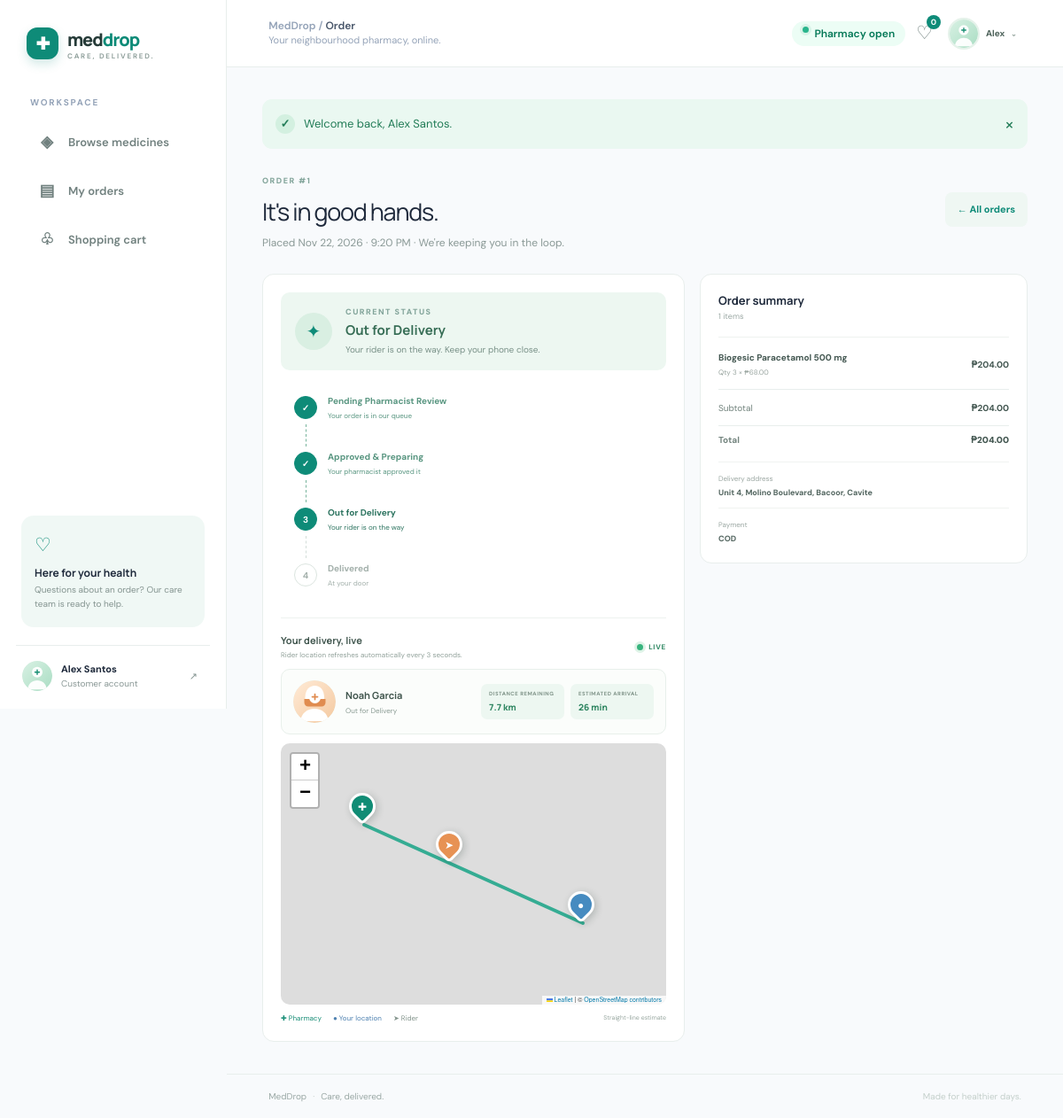
Screenshot of /?page=order&id=1 (signed in) with the database file from the repository.
### tables this page shows
CREATE TABLE IF NOT EXISTS orders (
  id BIGINT UNSIGNED AUTO_INCREMENT PRIMARY KEY,
  user_id BIGINT UNSIGNED NOT NULL,
  rider_id BIGINT UNSIGNED NULL,
  status ENUM('pending_review','approved','out_for_delivery','delivered','rejected') NOT NULL DEFAULT 'pending_review',
  subtotal DECIMAL(10,2) NOT NULL,
  discount_amount DECIMAL(10,2) NOT NULL DEFAULT 0,
  total_amount DECIMAL(10,2) NOT NULL,
  prescription_file VARCHAR(255) NULL,
  senior_id_file VARCHAR(255) NULL,
  discount_requested TINYINT(1) NOT NULL DEFAULT 0,
  discount_verified TINYINT(1) NOT NULL DEFAULT 0,
  delivery_address TEXT NOT NULL,
  payment_method ENUM('COD','GCash') NOT NULL DEFAULT 'COD',
  payment_reference VARCHAR(100) NULL,
  rejection_note VARCHAR(500) NULL,
  reviewed_by BIGINT UNSIGNED NULL,
  reviewed_at DATETIME NULL,
  delivered_at DATETIME NULL,
  delivery_lat DECIMAL(10,7) NULL,
  delivery_lng DECIMAL(10,7) NULL,
  rider_lat DECIMAL(10,7) NULL,
  rider_lng DECIMAL(10,7) NULL,
  created_at TIMESTAMP NOT NULL DEFAULT CURRENT_TIMESTAMP,
  updated_at TIMESTAMP NOT NULL DEFAULT CURRENT_TIMESTAMP ON UPDATE CURRENT_TIMESTAMP,
  CONSTRAINT fk_order_customer FOREIGN KEY(user_id) REFERENCES users(id),
  CONSTRAINT fk_order_rider FOREIGN KEY(rider_id) REFERENCES users(id) ON DELETE SET NULL,
  CONSTRAINT fk_order_reviewer FOREIGN KEY(reviewed_by) REFERENCES users(id) ON DELETE SET NULL,
  INDEX idx_order_queue(status,created_at)
);

CREATE TABLE IF NOT EXISTS users (
  id BIGINT UNSIGNED AUTO_INCREMENT PRIMARY KEY,
  name VARCHAR(120) NOT NULL,
  email VARCHAR(190) NOT NULL UNIQUE,
  password_hash VARCHAR(255) NOT NULL,
  role ENUM('customer','pharmacist','rider') NOT NULL DEFAULT 'customer',
  phone VARCHAR(32) NULL,
  profile_photo VARCHAR(255) NULL,
  is_active TINYINT(1) NOT NULL DEFAULT 1,
  created_at TIMESTAMP NOT NULL DEFAULT CURRENT_TIMESTAMP
);

CREATE TABLE IF NOT EXISTS order_items (
  id BIGINT UNSIGNED AUTO_INCREMENT PRIMARY KEY,
  order_id BIGINT UNSIGNED NOT NULL,
  medicine_id BIGINT UNSIGNED NULL,
  medicine_name VARCHAR(160) NOT NULL,
  quantity INT UNSIGNED NOT NULL,
  unit_price DECIMAL(10,2) NOT NULL,
  CONSTRAINT fk_item_order FOREIGN KEY(order_id) REFERENCES orders(id) ON DELETE CASCADE,
  CONSTRAINT fk_item_medicine FOREIGN KEY(medicine_id) REFERENCES medicines(id) ON DELETE SET NULL
);

### index.php (called while the page is built, shortened)
<?php
require_once __DIR__ . '/app/bootstrap.php';
$page = (string)($_GET['page'] ?? (current_user() ? 'dashboard' : 'login'));
$user = current_user();
$data=[];
if (in_array($page,['dashboard','shop','cart','orders','order','verification','inventory','deliveries'],true)) {
    if ($page==='shop') {
        $category=(string)($_GET['category']??'All'); $type=(string)($_GET['type']??'All'); $search=trim((string)($_GET['q']??''));
        $sql='SELECT m.*, (SELECT b.expiry_date FROM medicine_batches b WHERE b.medicine_id=m.id AND b.stock_quantity>0 ORDER BY b.expiry_date LIMIT 1) next_expiry FROM medicines m WHERE m.is_active=1'; $args=[];
        if(in_array($category,['OTC','RX'],true)){$sql.=' AND m.category=?';$args[]=$category;}
        if(in_array($type,['Pain relief','Allergy','Antibiotic','Cardiovascular','Diabetes','Vitamins','Digestive','First aid'],true)){$sql.=' AND m.type=?';$args[]=$type;}
        if($search!==''){$sql.=' AND (m.name LIKE ? OR m.description LIKE ?)';$args[]='%'.$search.'%';$args[]='%'.$search.'%';}
        $sql.=' ORDER BY m.name'; $q=db()->prepare($sql);$q->execute($args);$data['medicines']=$q->fetchAll();
    } elseif($page==='order') {
        $q=db()->prepare('SELECT o.*,r.name rider_name,r.profile_photo rider_profile_photo FROM orders o LEFT JOIN users r ON r.id=o.rider_id WHERE o.id=? AND o.user_id=?');$q->execute([(int)($_GET['id']??0),$user['id']]);$data['order']=$q->fetch();
        if($data['order']){$q=db()->prepare('SELECT * FROM order_items WHERE order_id=?');$q->execute([$data['order']['id']]);$data['items']=$q->fetchAll();}
    } elseif($page==='orders') {
        $q=db()->prepare('SELECT * FROM orders WHERE user_id=? ORDER BY created_at DESC');$q->execute([$user['id']]);$data['orders']=$q->fetchAll();
    }
}
require __DIR__ . '/views/layout.php';

### views/order.php (the view)
<?php if(empty($data['order'])): ?>
  <div class="empty-state"><h3>We couldn't find that order</h3><a href="?page=orders">See all orders</a></div>
<?php else: $o=$data['order'];$steps=['pending_review','approved','out_for_delivery','delivered'];$done=array_search($o['status'],$steps,true); ?>
  <div class="page-heading"><div><span class="eyebrow">ORDER <?= '#'.(int)$o['id'] ?></span><h1>It's in good hands.</h1><p>Placed <?= e(date('M j, Y · g:i A',strtotime($o['created_at']))) ?> · We're keeping you in the loop.</p></div><a class="soft-button" href="?page=orders">← All orders</a></div>
  <div class="tracking-layout"><div class="panel tracking-panel">
    <div class="tracking-status <?= $o['status']==='rejected'?'status-rejected':'' ?>"><span class="status-icon"><?= $o['status']==='delivered'?'✓':($o['status']==='rejected'?'!':'✦') ?></span><div><span class="eyebrow">CURRENT STATUS</span><b id="order-live-status"><?= e(order_status_label($o['status'])) ?></b><?php if($o['status']==='pending_review'): ?><p>Our pharmacist is carefully checking your order.</p><?php elseif($o['status']==='approved'): ?><p>Your order is approved and being prepared with care.</p><?php elseif($o['status']==='out_for_delivery'): ?><p>Your rider is on the way. Keep your phone close.</p><?php elseif($o['status']==='delivered'): ?><p>Your delivery is complete. We hope you feel better soon.</p><?php elseif($o['status']==='rejected'): ?><p><?= e($o['rejection_note']) ?></p><?php endif; ?></div></div>
    <?php if($o['status']==='rejected'): ?><div class="rejection-box"><b>Pharmacist's note</b><p><?= e($o['rejection_note']) ?></p><span>Contact the pharmacy if you need help with your order.</span></div><?php else: ?>
      <div class="stepper"><?php foreach($steps as $i=>$step): $isCurrent=$step===$o['status'];$isDone=$done!==false&&$i<$done; ?><div class="step <?= $isCurrent?'current':($isDone?'complete':'') ?>"><div class="step-marker"><?= $isDone?'✓':($i+1) ?></div><div><b><?= e(order_status_label($step)) ?></b><span><?= ['Your order is in our queue','Your pharmacist approved it','Your rider is on the way','At your door'][$i] ?></span></div></div><?php if($i<count($steps)-1): ?><div class="step-connector <?= $isDone?'complete':'' ?>"></div><?php endif; endforeach; ?></div>
      <section class="live-map-section"><div class="live-map-heading"><span><b>Your delivery, live</b><small>Rider location refreshes automatically every 3 seconds.</small></span><span class="live-indicator"><i></i> LIVE</span></div><div class="tracking-rider-card"><div id="tracking-rider-avatar"><?= avatar_html($o['rider_name']??'MedDrop Rider',$o['rider_profile_photo']??null,'tracking-avatar') ?></div><div class="tracking-rider-identity"><b id="tracking-rider-name"><?= e($o['rider_name']??'Finding a rider') ?></b><span id="tracking-rider-status"><?= $o['rider_name']?e(order_status_label($o['status'])):'We’ll show your rider when they accept the delivery' ?></span></div><div class="eta-badges"><span><small>DISTANCE REMAINING</small><b id="distance-remaining">— km</b></span><span><small>ESTIMATED ARRIVAL</small><b id="arrival-estimate">— min</b></span></div></div><div id="customer-tracking-map" class="leaflet-map tracking-map" data-order-id="<?= (int)$o['id'] ?>" data-status="<?= e($o['status']) ?>" data-delivery-lat="<?= e((string)$o['delivery_lat']) ?>" data-delivery-lng="<?= e((string)$o['delivery_lng']) ?>" data-rider-lat="<?= e((string)$o['rider_lat']) ?>" data-rider-lng="<?= e((string)$o['rider_lng']) ?>" data-rider-name="<?= e($o['rider_name']??'') ?>" data-rider-photo="<?= e(avatar_url($o['rider_profile_photo']??null)) ?>" data-pharmacy-lat="<?= PHARMACY_LAT ?>" data-pharmacy-lng="<?= PHARMACY_LNG ?>"></div><div class="tracking-map-footer"><span>✚ Pharmacy</span><span>● Your location</span><span>➤ Rider</span><span class="route-source">Road route via OSRM</span></div></section>
    <?php endif; ?></div>
    <div class="panel order-summary"><div class="panel-heading"><div><b>Order summary</b><span><?= count($data['items']) ?> items</span></div></div><?php foreach($data['items'] as $item): ?><div class="summary-item"><span><b><?= e($item['medicine_name']) ?></b><small>Qty <?= (int)$item['quantity'] ?> × <?= money($item['unit_price']) ?></small></span><b><?= money($item['quantity']*$item['unit_price']) ?></b></div><?php endforeach; ?><div class="summary-divider"></div><div class="summary-item"><span>Subtotal</span><b><?= money($o['subtotal']) ?></b></div><?php if((float)$o['discount_amount']>0): ?><div class="summary-item discount-line"><span>Senior / PWD discount <?= $o['discount_verified']?'':'· pending review' ?></span><b>−<?= money($o['discount_amount']) ?></b></div><?php endif; ?><div class="summary-item total-line"><span>Total</span><b><?= money($o['total_amount']) ?></b></div><div class="summary-detail"><span>Delivery address</span><b><?= nl2br(e($o['delivery_address'])) ?></b></div><div class="summary-detail"><span>Payment</span><b><?= e($o['payment_method']) ?><?= $o['payment_reference']?' · '.e($o['payment_reference']):'' ?></b></div></div>
  </div>
<?php endif; ?>

### app/bootstrap.php (shortened to what this page needs)
<?php
function db(): PDO
{
    static $pdo = null;
    if ($pdo instanceof PDO) return $pdo;
    $pdo = new PDO('mysql:host=' . DB_HOST . ';dbname=' . DB_NAME . ';charset=utf8mb4', DB_USER, DB_PASS, [
        PDO::ATTR_ERRMODE => PDO::ERRMODE_EXCEPTION,
        PDO::ATTR_DEFAULT_FETCH_MODE => PDO::FETCH_ASSOC,
        PDO::ATTR_EMULATE_PREPARES => false,
    ]);
    return $pdo;
}
function e(mixed $value): string { return htmlspecialchars((string)$value, ENT_QUOTES | ENT_SUBSTITUTE, 'UTF-8'); }
function money(float|string $amount): string { return '₱' . number_format((float)$amount, 2); }
function avatar_url(?string $photo): string
{
    return 'uploads/avatars/'.rawurlencode($photo);
}
function avatar_html(string $name,?string $photo,string $class='avatar'): string
{
    $src=avatar_url($photo);
    if($src!=='') return '<img class="'.e($class).' avatar-photo" src="'.e($src).'" alt="'.e($name).' profile photo">';
    $parts=preg_split('/\s+/u',trim($name),-1,PREG_SPLIT_NO_EMPTY) ?: [];
    $initials=strtoupper(mb_substr($parts[0]??'?',0,1).(count($parts)>1?mb_substr(end($parts),0,1):''));
    return '<span class="'.e($class).' avatar-fallback" role="img" aria-label="'.e($name).' avatar"><svg viewBox="0 0 40 40" aria-hidden="true"><circle cx="20" cy="20" r="20"/><text x="20" y="21">'.e($initials).'</text></svg></span>';
}
function order_status_label(string $status): string
{
    return ['pending_review'=>'Pending Pharmacist Review','approved'=>'Approved & Preparing','out_for_delivery'=>'Out for Delivery','delivered'=>'Delivered','rejected'=>'Rejected'][$status] ?? ucfirst($status);
}

### rows the page displays
orders: id "1", created_at "Nov 22, 2026 · 9:20 PM", status "Out for Delivery", rider.profile_photo (picture), rider.name "Noah Garcia", subtotal "₱204.00", total_amount "₱204.00", delivery_address "Unit 4, Molino Boulevard, Bacoor, Cavite", payment_method "COD"
order_items: medicine_name "Biogesic Paracetamol 500 mg", quantity "3", unit_price "₱68.00", money($item['quantity']*$item['unit_price']) "₱204.00"

### other values shown
$icon "◈ ▤ ♧"
$label "Browse medicines My orders Shopping cart"
$user['name'] "Alex Santos"
$user['role'] "Customer"
str_replace('_',' ',$page) "Order"
count($_SESSION['cart']??[]) "0"
explode(' ',$user['name'])[0] "Alex"
$flash['message'] "Welcome back, Alex Santos."
order_status_label($step) "Pending Pharmacist Review"
order_status_label($step) "Approved & Preparing"
order_status_label($step) "Out for Delivery"
order_status_label($step) "Delivered"
count($data['items']) "1"
